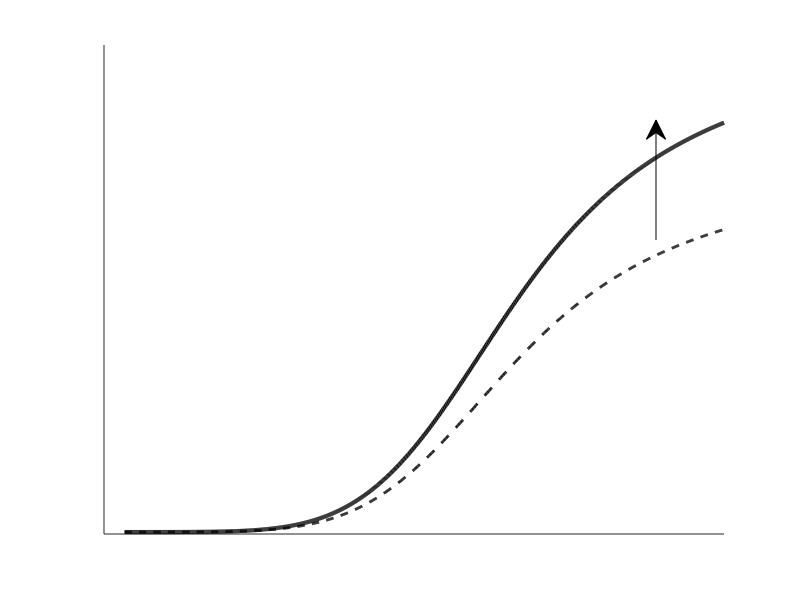

Write MATLAB code to recreate this figure. (Note: this script raises an error after producing the figure.)
clear;close all;clc;
C=linspace(1,30,1000);
Gr=115;
Gc=19;
b=1;
s=0.2;
q=5.4;
R = Gr*C.^(s+q)./(C.^q+Gc.^q)+b;
Gr=85;
R2 = Gr*C.^(s+q)./(C.^q+Gc.^q)+b;

figure(1);hold on;
plot(C,R,'k','Linewidth',3);
plot(C,R2,'--k','Linewidth',2);
set(gca,'XTick',[],'YTick',[]);

a = annotation('arrow',[0.82 0.82],[0.6 0.8]);
a.LineWidth = 4;
a.HeadStyle = 'cback2';

text(25,220,'\fontsize{18}Rmax');

ylabel('response','Fontsize',18);
title('Response Gain','Fontsize',18)
axis([0 35 0 250]);
